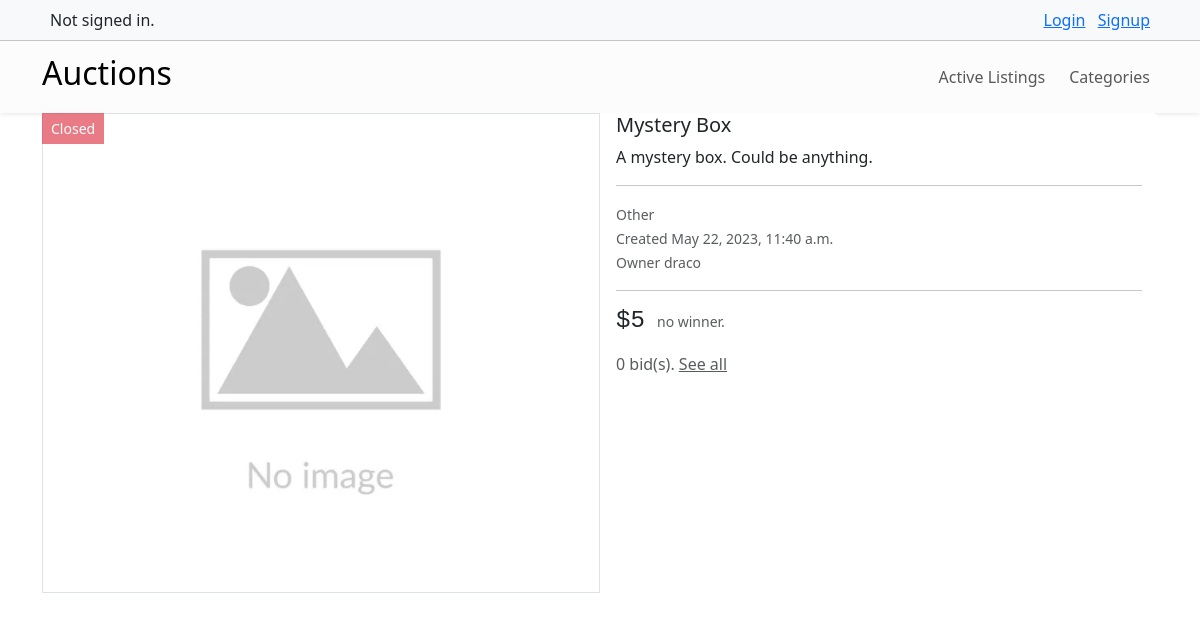
The app's page /12/ with its own data.
### auctions/models.py (models this page shows, shortened)
class AuctionListing(models.Model):
    title = models.CharField(max_length=64, unique=True)
    description = models.CharField(max_length=100)
    starting_bid = models.IntegerField()
    category = models.ForeignKey(Category, on_delete=models.SET_NULL, null=True, related_name="auctions")
    image = models.ImageField(upload_to="images/", default="images/default.jpg")
    date_created = models.DateTimeField(default=datetime.datetime.now())
    owner = models.ForeignKey(User, on_delete=models.CASCADE, related_name="auctions")
    is_closed = models.BooleanField(default=False)

class Category(models.Model):
    name = models.CharField(max_length=64)
    def __str__(self):
        return self.name

class User(AbstractUser):
    pass

### auctions/views.py (the view, shortened to what this page needs)
# urls.py: path("<int:listing_id>/", views.view_listing, name="view_listing"),
def view_listing(request, listing_id):
    listing = AuctionListing.objects.get(pk=listing_id)
    bids = listing.bids.all()
    current_bid = bids.order_by("-amount").first()
    comments = listing.comments.all()
    if listing.is_closed:
        return render(request, "auctions/closed-listing.html", {
            "listing": listing,
            "bids": bids,
            "winner_bid": current_bid,
            "commetns": comments
        })

### auctions/templates/auctions/closed-listing.html (shortened to what this page needs)
{% extends "auctions/layout.html" %}
{% block body %}
    <div class="card mb-3 border-0 w-100 position-relative">
        <button class="btn btn-danger btn-sm rounded-0 disabled position-absolute">Closed</button>
        <div class="row g-0">
            <div class="col-md-6 border rounded-0 d-flex justify-content-center overflow-hidden" style="height: 30rem;">
                <img src="{% if listing.image %}{{ listing.image.url }}{% else %}/media/images/no-image.jpeg{% endif %}" class="img-fluid" alt="listing-image">
            </div>
            <div class="col-md-6">
                <div class="card-body py-0 overflow-y-auto" style="height: 30rem;">
                    <h5 class="card-title">{{ listing.title }}</h5>
                    <p class="card-text my-0">{{ listing.description }}</p>
                    <hr>
                    <p class="card-text my-0"><small class="text-body-secondary">{{ listing.category }}</small></p>
                    <p class="card-text my-0"><small class="text-body-secondary">Created {{ listing.date_created }}</small></p>
                    <p class="card-text my-0">
                        <small class="text-body-secondary">
                            {% if listing.owner == request.user %}
                                Your listing.
                            {% else %}
                                Owner {{ listing.owner }}
                            {% endif %}
                        </small>
                    </p>
                    <hr>
                    <p class="card-text">
                        {% if winner_bid %}
                            <span class="h4 font-monospace">${{ winner_bid.amount }}</span> <small class="text-muted mx-2">winner bid.</small>
                        {% else %}
                            <span class="h4 font-monospace">${{ listing.starting_bid }}</span> <small class="text-muted mx-2">no winner.</small>
                        {% endif %}
                    </p>
                    <p class="card-text text-muted mb-1">
                        {{ bids.count }} bid(s).
                        <a href="#" class="card-link text-muted">See all</a>
                    </p>
                </div>
            </div>
        </div>
    </div>
{% endblock %}

### records on screen
AuctionListing: image (placeholder picture), title "Mystery Box", description "A mystery box. Could be anything.", category "Other", date_created "May 22, 2023, 11:40 a.m.", owner "draco", starting_bid "5"

### other values on screen
{{ bids.count }} "0"
